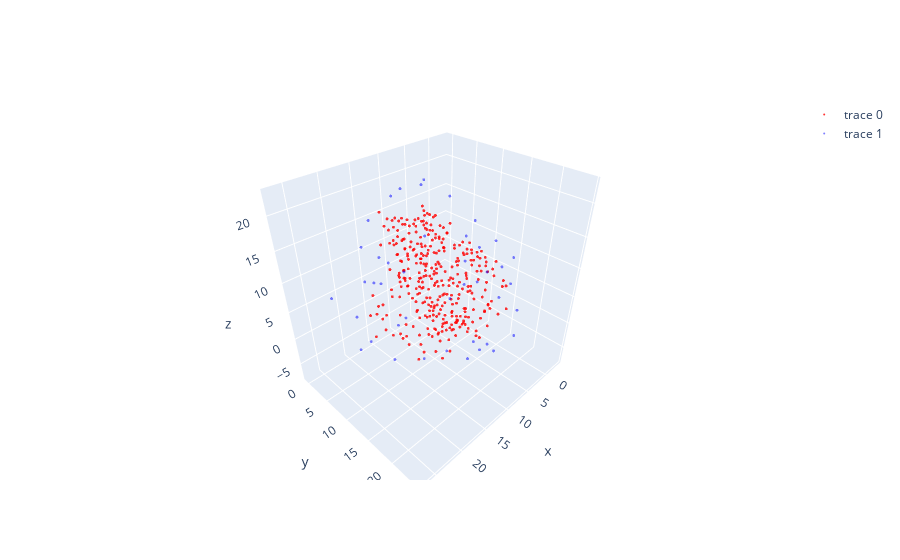

Notebook source saved alongside this figure:
### Code cell
from scipy.spatial import distance

# df_proteins에 있는 각 좌표와 df_coordinates에 있는 각 좌표 사이의 거리를 계산
distances = distance.cdist(df_coordinates[['x', 'y', 'z']].values, df_protein[['x', 'y', 'z']].values, 'euclidean')

# 거리가 5 이하 3 초과인 좌표를 선택
df_coordinates_filtered = df_coordinates[np.logical_and(np.min(distances, axis=1) <= 5, np.min(distances, axis=1) > 3)]

print(len(df_coordinates_filtered))
points_on_3d(df_protein, df_coordinates_filtered)

### Figure 1 — Plotly figure (JSON) as saved in the notebook; plotly's stock layout.template omitted (floating-point values rounded to 4 significant figures; data arrays with more than 128 entries replaced by an {"elided": "..."} marker saying what was removed)
{"data": [{"marker": {"color": "red", "opacity": 0.8, "size": 1}, "mode": "markers", "type": "scatter3d", "x": {"elided": "327 float values"}, "y": {"elided": "327 float values"}, "z": {"elided": "327 float values"}}, {"marker": {"color": "blue", "opacity": 0.5, "size": 1}, "mode": "markers", "type": "scatter3d", "x": [1.903, 6.903, 6.903, 11.9, -3.097, 1.903, 6.903, 11.9, -3.097, -3.097, -3.097, 1.903, 6.903, 11.9, 11.9, 16.9, 21.9, 21.9, -3.097, -3.097, 1.903, 6.903, 11.9, 16.9, 16.9, 26.9, 1.903, 6.903, 11.9, 16.9, 21.9, 26.9, 26.9, 1.903, 6.903, 6.903, 11.9, 16.9, 21.9, 21.9, 11.9, 11.9, 16.9], "y": [14.48, -0.516, 14.48, 9.484, 4.484, 19.48, 19.48, 14.48, 4.484, 9.484, 14.48, 19.48, -0.516, -0.516, 19.48, 9.484, 9.484, 14.48, 4.484, 14.48, -0.516, 19.48, -0.516, 4.484, 24.48, 14.48, 14.48, 19.48, 19.48, 19.48, 9.484, 9.484, 14.48, -0.516, -0.516, 14.48, 19.48, 4.484, 9.484, 14.48, 9.484, 14.48, 9.484], "z": [-7.422, -7.422, -7.422, -7.422, -2.422, -2.422, -2.422, -2.422, 2.578, 2.578, 2.578, 2.578, 2.578, 2.578, 2.578, 2.578, 2.578, 2.578, 7.578, 7.578, 7.578, 7.578, 7.578, 7.578, 7.578, 7.578, 12.58, 12.58, 12.58, 12.58, 12.58, 12.58, 12.58, 17.58, 17.58, 17.58, 17.58, 17.58, 17.58, 17.58, 22.58, 22.58, 22.58]}], "layout": {}}
